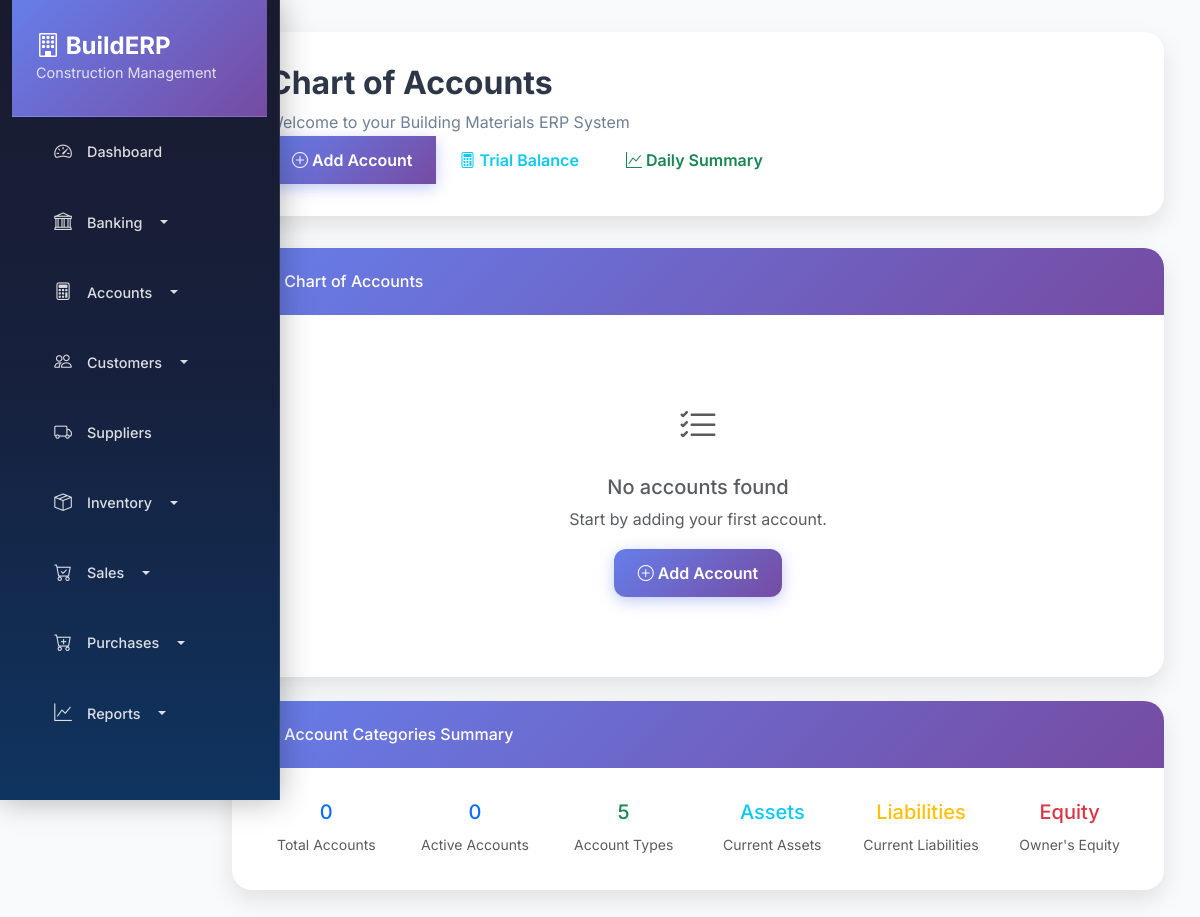
Page /accounting/accounts/ on the earlier database version.
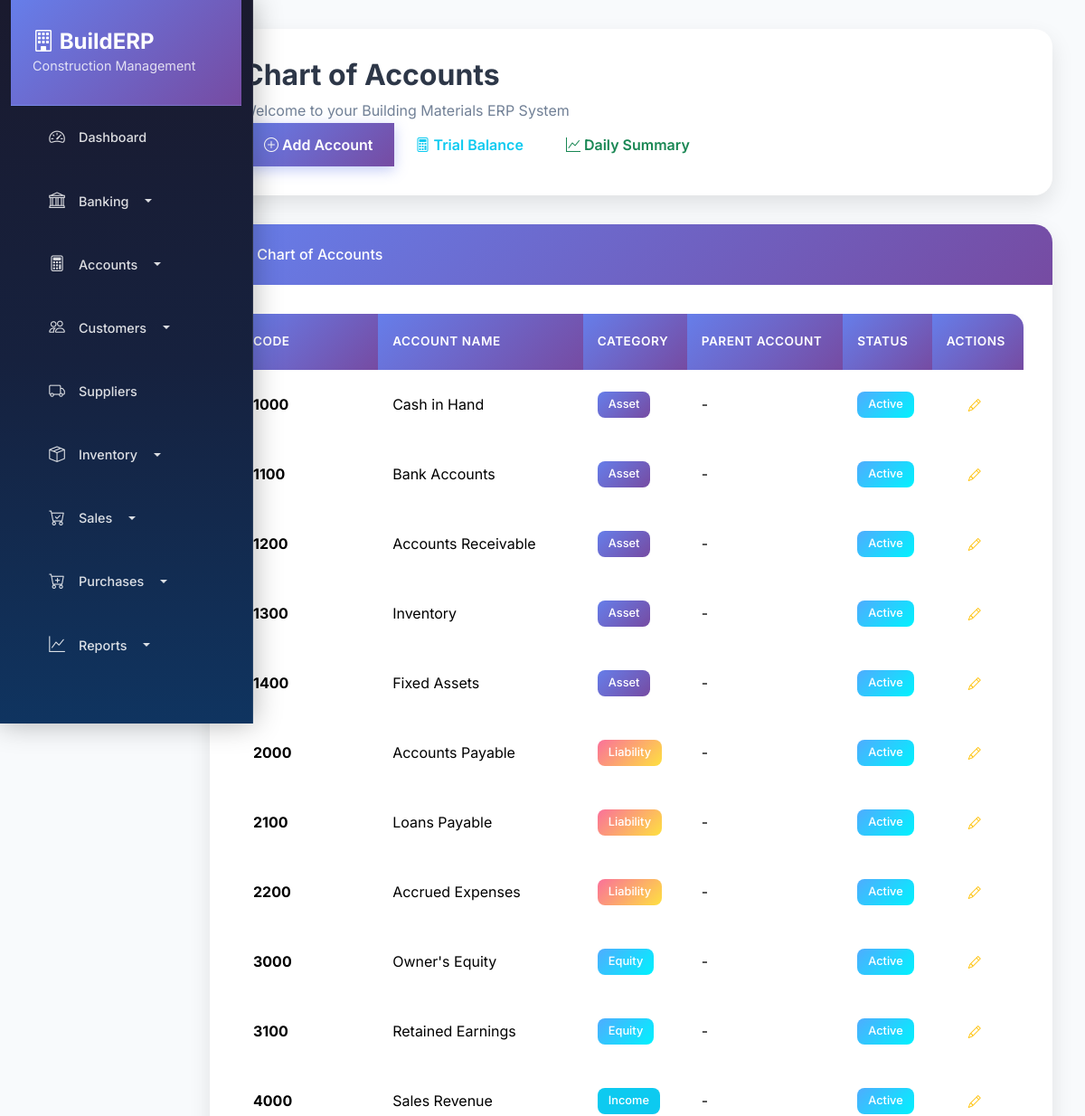
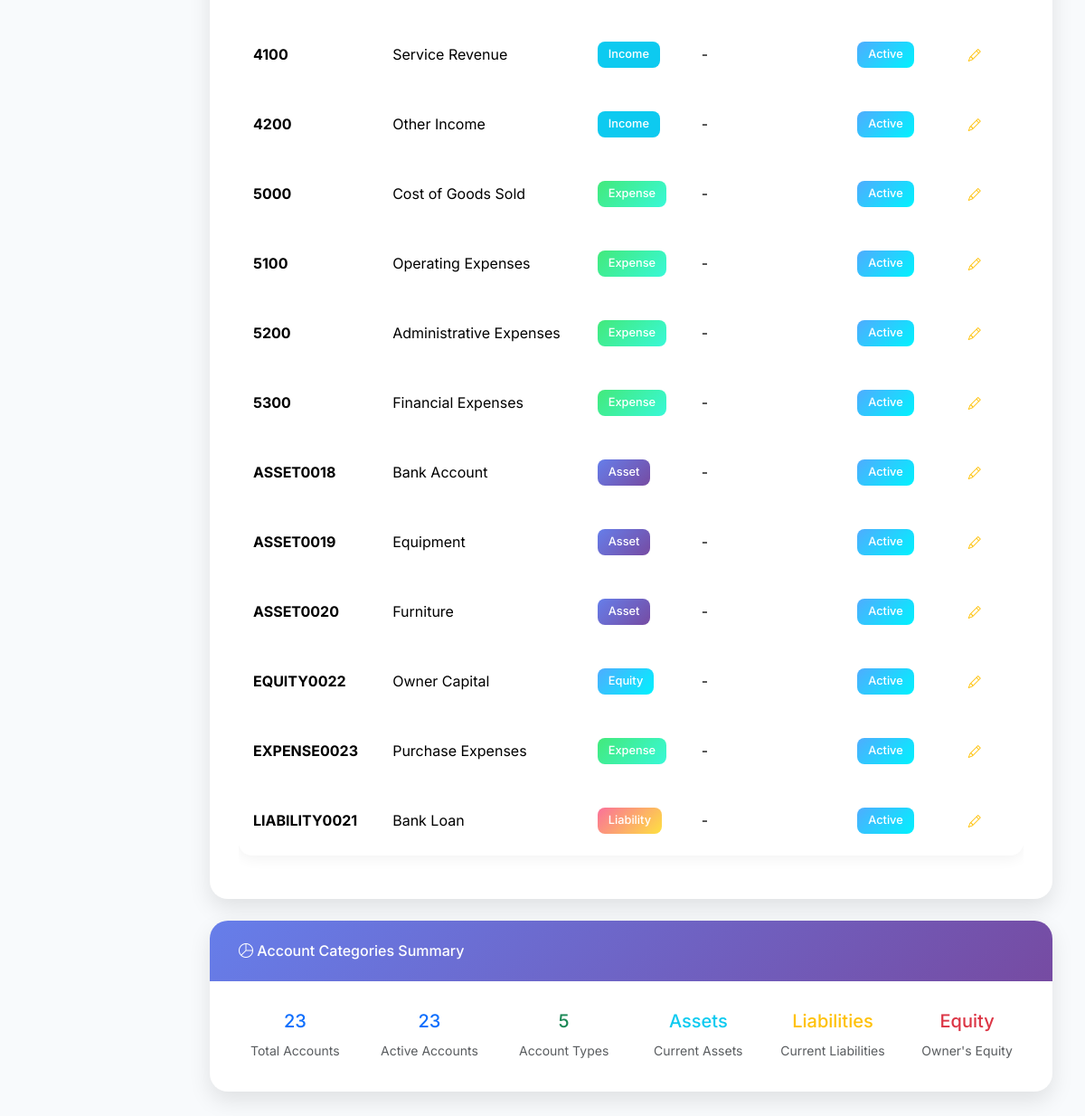
Same page on the later database version (2 pictures, top to bottom).
### accounting/models.py (models this page shows, shortened)
class Account(models.Model):
    code = models.CharField(max_length=20, unique=True)
    name = models.CharField(max_length=200)
    category = models.ForeignKey(AccountCategory, on_delete=models.CASCADE)
    parent_account = models.ForeignKey('self', on_delete=models.CASCADE, null=True, blank=True)
    is_active = models.BooleanField(default=True)
    created_at = models.DateTimeField(auto_now_add=True)
    class Meta:
        verbose_name = "Account"
        verbose_name_plural = "Accounts"

class AccountCategory(models.Model):
    name = models.CharField(max_length=100)
    account_type = models.CharField(max_length=20, choices=[
        ('asset', 'Asset'),
        ('liability', 'Liability'),
        ('equity', 'Equity'),
        ('income', 'Income'),
        ('expense', 'Expense'),
    ])
    is_active = models.BooleanField(default=True)
    created_at = models.DateTimeField(auto_now_add=True)
    class Meta:
        verbose_name = "Account Category"
        verbose_name_plural = "Account Categories"

### accounting/views.py (the view)
# urls.py: path('accounts/', views.AccountListView.as_view(), name='account_list'),
class AccountListView(ListView):
    model = Account
    template_name = 'accounting/account_list.html'
    context_object_name = 'accounts'
    def get_queryset(self):
        return Account.objects.select_related('category', 'parent_account').order_by('code')

### templates/accounting/account_list.html (shortened to what the changed rows need)
{% extends 'base.html' %}
{% block page_title %}Chart of Accounts{% endblock %}
{% block content %}
<div class="row">
    <div class="col-12">
        <div class="card">
            <div class="card-body">
                {% if accounts %}
                <div class="table-responsive">
                    <table class="table table-hover">
                        <thead class="table-dark">
                            <tr>
                                <th>Code</th>
                                <th>Account Name</th>
                                <th>Category</th>
                                <th>Parent Account</th>
                                <th>Status</th>
                                <th>Actions</th>
                            </tr>
                        </thead>
                        <tbody>
                            {% for account in accounts %}
                            <tr>
                                <td>
                                    <strong>{{ account.code }}</strong>
                                </td>
                                <td>{{ account.name }}</td>
                                <td>
                                    <span class="badge
                                        {% if account.category.account_type == 'asset' %}bg-primary
                                        {% elif account.category.account_type == 'liability' %}bg-danger
                                        {% elif account.category.account_type == 'equity' %}bg-success
                                        {% elif account.category.account_type == 'income' %}bg-info
                                        {% else %}bg-warning{% endif %}">
                                        {{ account.category.get_account_type_display }}
                                    </span>
                                </td>
                                <td>{{ account.parent_account.name|default:"-" }}</td>
                                <td>
                                    {% if account.is_active %}
                                        <span class="badge bg-success">Active</span>
                                    {% else %}
                                        <span class="badge bg-danger">Inactive</span>
                                    {% endif %}
                                </td>
                                <td>
                                    <div class="btn-group btn-group-sm">
                                        <a href="{% url 'accounting:account_edit' account.pk %}" class="btn btn-outline-warning" title="Edit">
                                            <i class="bi bi-pencil"></i>
                                        </a>
                                    </div>
                                </td>
                            </tr>
                            {% endfor %}
                        </tbody>
                    </table>
                </div>
                {% else %}
                <div class="text-center py-5">
                    <i class="bi bi-list-check fs-1 text-muted"></i>
                    <h5 class="text-muted mt-3">No accounts found</h5>
                    <p class="text-muted">Start by adding your first account.</p>
                    <a href="{% url 'accounting:account_create' %}" class="btn btn-primary">
                        <i class="bi bi-plus-circle"></i> Add Account
                    </a>
                </div>
                {% endif %}
            </div>
        </div>
    </div>
</div>
<div class="row mt-4">
    <div class="col-12">
        <div class="card">
            <div class="card-body">
                <div class="row">
                    <div class="col-md-2">
                        <div class="text-center">
                            <h5 class="text-primary">{{ accounts|length }}</h5>
                            <small class="text-muted">Total Accounts</small>
                        </div>
                    </div>
                    <div class="col-md-2">
                        <div class="text-center">
                            <h5 class="text-primary">{{ accounts|length }}</h5>
                            <small class="text-muted">Active Accounts</small>
                        </div>
                    </div>
                </div>
            </div>
        </div>
    </div>
</div>
{% endblock %}

Differences in the rows shown:
added Account: code "1000", name "Cash in Hand", category.account_type "Asset", parent_account.name "-", is_active "Active"
added Account: code "1100", name "Bank Accounts", category.account_type "Asset", parent_account.name "-", is_active "Active"
added Account: code "1200", name "Accounts Receivable", category.account_type "Asset", parent_account.name "-", is_active "Active"
added Account: code "1300", name "Inventory", category.account_type "Asset", parent_account.name "-", is_active "Active"
added Account: code "1400", name "Fixed Assets", category.account_type "Asset", parent_account.name "-", is_active "Active"
added Account: code "2000", name "Accounts Payable", category.account_type "Liability", parent_account.name "-", is_active "Active"
added Account: code "2100", name "Loans Payable", category.account_type "Liability", parent_account.name "-", is_active "Active"
added Account: code "2200", name "Accrued Expenses", category.account_type "Liability", parent_account.name "-", is_active "Active"
added Account: code "3000", name "Owner's Equity", category.account_type "Equity", parent_account.name "-", is_active "Active"
added Account: code "3100", name "Retained Earnings", category.account_type "Equity", parent_account.name "-", is_active "Active"
added Account: code "4000", name "Sales Revenue", category.account_type "Income", parent_account.name "-", is_active "Active"
added Account: code "4100", name "Service Revenue", category.account_type "Income", parent_account.name "-", is_active "Active"
added Account: code "4200", name "Other Income", category.account_type "Income", parent_account.name "-", is_active "Active"
added Account: code "5000", name "Cost of Goods Sold", category.account_type "Expense", parent_account.name "-", is_active "Active"
added Account: code "5100", name "Operating Expenses", category.account_type "Expense", parent_account.name "-", is_active "Active"
added Account: code "5200", name "Administrative Expenses", category.account_type "Expense", parent_account.name "-", is_active "Active"
added Account: code "5300", name "Financial Expenses", category.account_type "Expense", parent_account.name "-", is_active "Active"
added Account: code "ASSET0018", name "Bank Account", category.account_type "Asset", parent_account.name "-", is_active "Active"
added Account: code "ASSET0019", name "Equipment", category.account_type "Asset", parent_account.name "-", is_active "Active"
added Account: code "ASSET0020", name "Furniture", category.account_type "Asset", parent_account.name "-", is_active "Active"
added Account: code "EQUITY0022", name "Owner Capital", category.account_type "Equity", parent_account.name "-", is_active "Active"
added Account: code "EXPENSE0023", name "Purchase Expenses", category.account_type "Expense", parent_account.name "-", is_active "Active"
added Account: code "LIABILITY0021", name "Bank Loan", category.account_type "Liability", parent_account.name "-", is_active "Active"
Other differences:
{{ accounts|length }}: "0" → "23"
text no longer shown: "No accounts found Start by adding your first account. Add Account"
text now shown: "CODE ACCOUNT NAME CATEGORY PARENT ACCOUNT STATUS ACTIONS"
